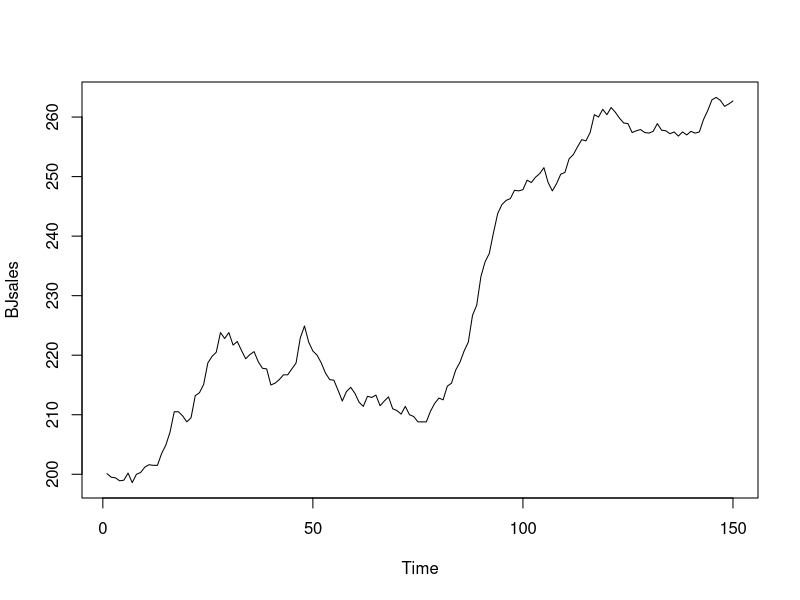
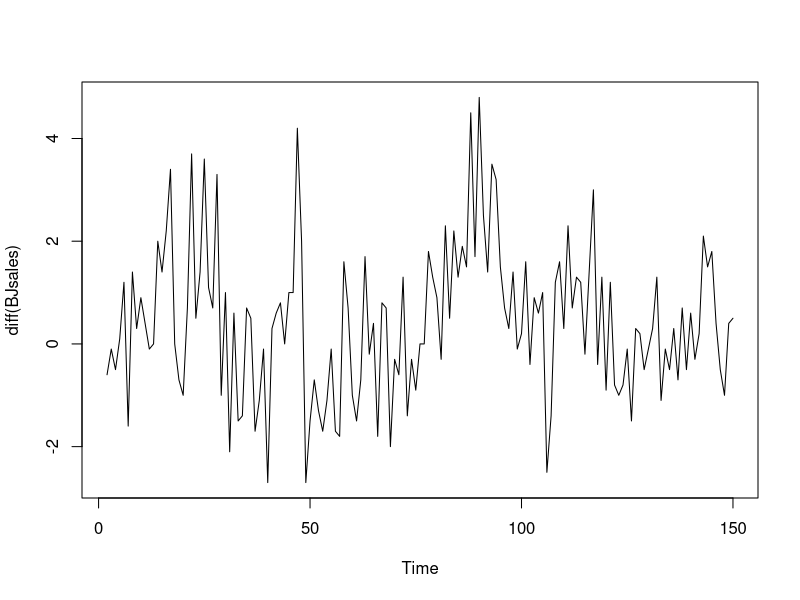
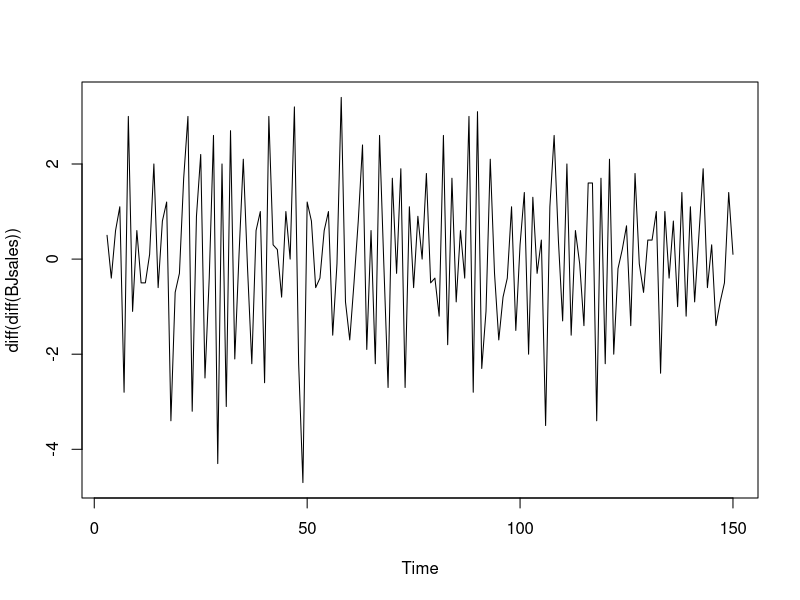
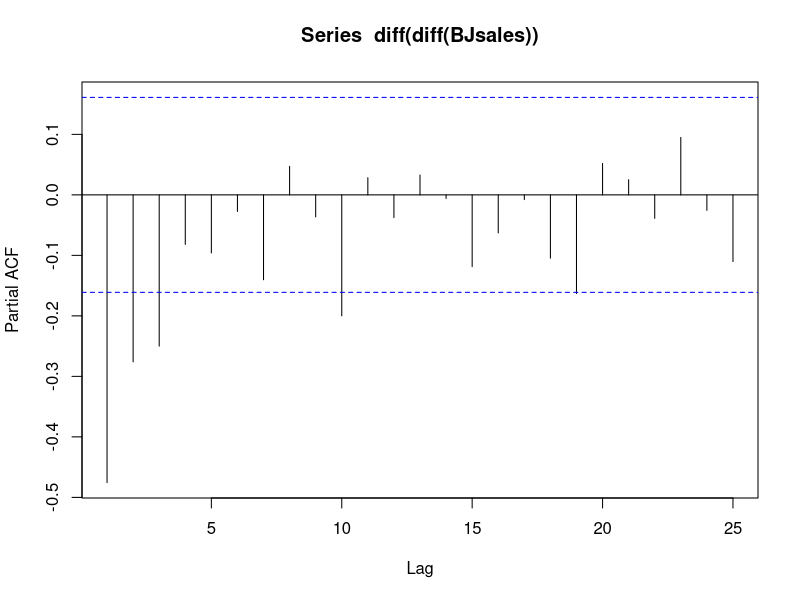
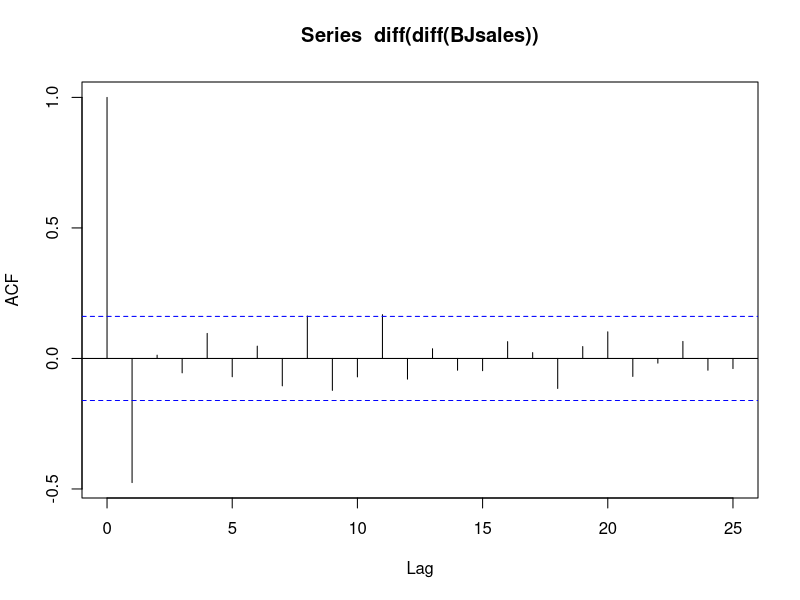
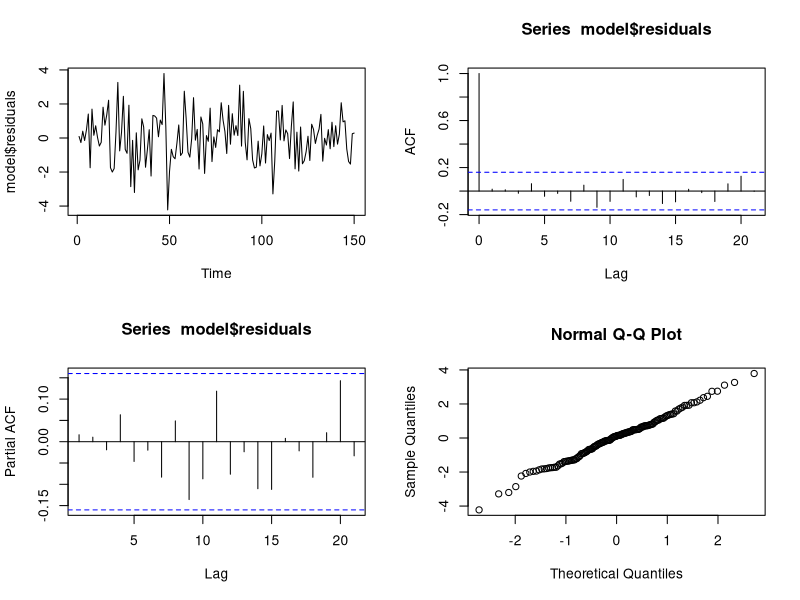

Reproduce these figures in R, in order. (Note: this script raises an error after producing the figures.)
## ---- chunk 1
# Plot time series 'BJsales'
ts.plot(BJsales)
## ---- chunk 2
plot(diff(BJsales))
plot(diff(diff(BJsales)))
## ---- chunk 3
pacf(diff(diff(BJsales)), lag.max= 25)
## ---- chunk 4
acf(diff(diff(BJsales)), lag.max= 25)
## ---- chunk 5
d=2
for(p in 1:4){
  for(q in 1:2){
        if(p+d+q<=6){
          model<-arima(x=BJsales, order = c((p-1),d,(q-1)))
          pval<-Box.test(model$residuals, lag=log(length(model$residuals)))
          sse<-sum(model$residuals^2)
          cat(p-1,d,q-1, 'AIC=', model$aic, ' SSE=',sse,' p-VALUE=', pval$p.value,'\n')
        }
      }
}
## ---- chunk 6
model<-arima(BJsales, order=c(0,2,1))

par(mfrow=c(2,2))

plot(model$residuals)
acf(model$residuals)
pacf(model$residuals)
qqnorm(model$residuals)
## ---- chunk 7
Box.test(model$residuals, lag=log(length(model$residuals)), type = "Ljung")
## ---- chunk 8
model
## ---- chunk 9
forecast(model, h= 3)
## ---- chunk 10

## ---- chunk 11

